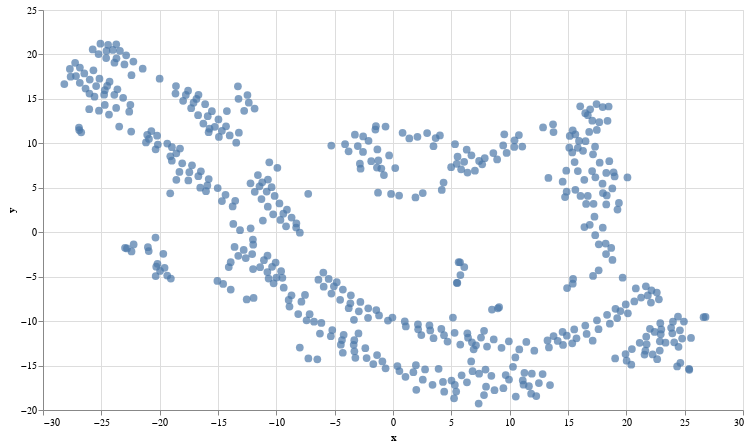

Notebook cell for this chart:
### Code cell
alt.Chart(tsne_df).mark_circle(size=60).encode(
    x='x',
    y='y',
).properties(width=700, height=400)

### Figure 1 — Vega-Lite specification as saved in the notebook (floating-point values rounded to 4 significant figures; data arrays with more than 128 entries replaced by an {"elided": "..."} marker saying what was removed)
{"config": {"view": {"continuousWidth": 400, "continuousHeight": 300}}, "data": {"name": "data-d105f0014efa7deccdead05415a9363d"}, "mark": {"type": "circle", "size": 60}, "encoding": {"x": {"field": "x", "type": "quantitative"}, "y": {"field": "y", "type": "quantitative"}}, "height": 400, "width": 700, "$schema": "https://vega.github.io/schema/vega-lite/v4.17.0.json", "datasets": {"data-d105f0014efa7deccdead05415a9363d": {"elided": "509 records"}}}
